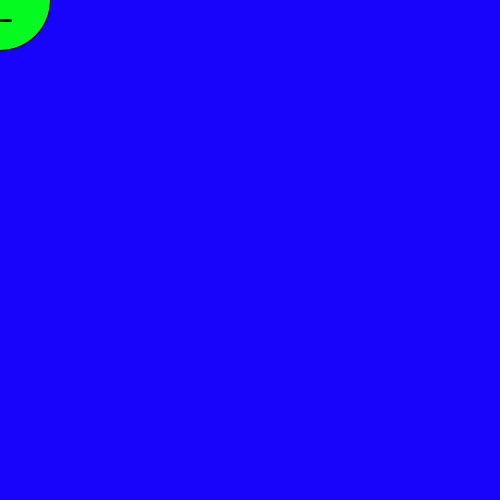
Frame 1 (no input)
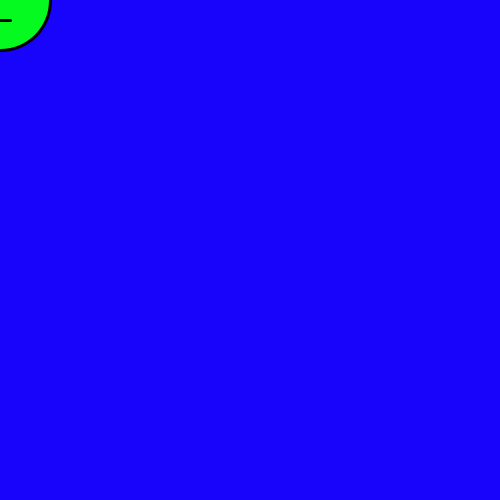
Frame 60 (the mouse pressed at the canvas centre just before this capture)
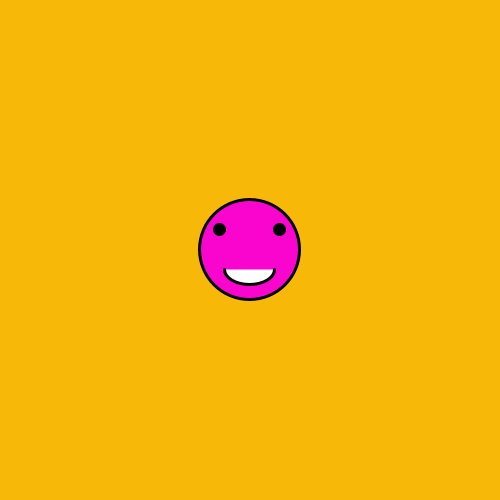
Frame 120 (the mouse held since frame 60 and released just before this capture)

The Processing sketch that drew these frames (run headless with seeded random() and noise(); from frame 60 on, the mouse is pressed at the canvas centre):

// Processing sketch: processing_103281
// ── processing_103281.pde

//Samwise Pollack
//July 8th, 2013
//Smily Face: a face that follows your mouse and gets happy when you click

float x;
float y;
float easing = 0.1;
float diameter = 12;

void setup() {
  size(500, 500); //sets stage
  background(24, 4, 250); //makes it blue
  ellipseMode(CENTER); //centers the circles
  smooth(); //not sure what this does, but thought I should put it in
}

void draw() {
  float targetX = mouseX;
  x += (targetX - x) * easing;
  float targetY = mouseY;
  y += (targetY - y) * easing;
  
  background(24, 4, 250);
  //head:
  fill(5, 250, 31);
  ellipse(x, y, 100, 100);
  //eyes:
  fill(0);
  ellipse(x+30, y-20, 10, 10);
  ellipse(x-30, y-20, 10, 10);
  //mouth:
  strokeWeight(3);
  line(x+10, y+20, x-10, y+20);
  
  if (mousePressed == true) {
    background(247, 184, 7);
    //head:
    fill(250, 5, 206);
    ellipse(x, y, 100, 100);
    //eyes:
    fill(0);
    ellipse(x+30, y-20, 10, 10);
    ellipse(x-30, y-20, 10, 10);
    //mouth:
    fill(255);
    arc(x, y+20, 50, 30, 0, PI);
  }
}
